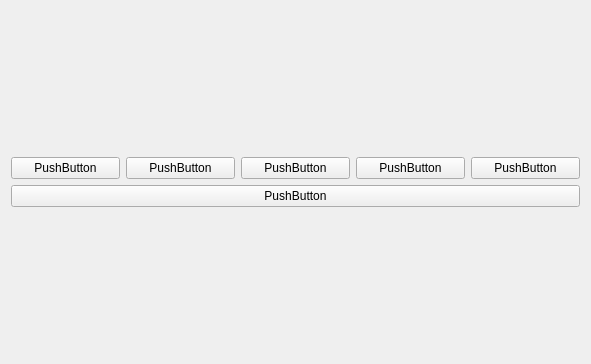
<?xml version="1.0" encoding="UTF-8"?>
<ui version="4.0">
 <class>battleField</class>
 <widget class="QWidget" name="battleField">
  <property name="geometry">
   <rect>
    <x>0</x>
    <y>0</y>
    <width>591</width>
    <height>364</height>
   </rect>
  </property>
  <property name="windowTitle">
   <string>Form</string>
  </property>
  <layout class="QGridLayout" name="gridLayout">
   <item row="1" column="0">
    <layout class="QVBoxLayout" name="verticalLayout">
     <item>
      <layout class="QHBoxLayout" name="horizontalLayout">
       <item>
        <widget class="QPushButton" name="pushButton_5">
         <property name="text">
          <string>PushButton</string>
         </property>
        </widget>
       </item>
       <item>
        <widget class="QPushButton" name="pushButton">
         <property name="text">
          <string>PushButton</string>
         </property>
        </widget>
       </item>
       <item>
        <widget class="QPushButton" name="pushButton_4">
         <property name="text">
          <string>PushButton</string>
         </property>
        </widget>
       </item>
       <item>
        <widget class="QPushButton" name="pushButton_3">
         <property name="text">
          <string>PushButton</string>
         </property>
        </widget>
       </item>
       <item>
        <widget class="QPushButton" name="pushButton_2">
         <property name="text">
          <string>PushButton</string>
         </property>
        </widget>
       </item>
      </layout>
     </item>
     <item>
      <widget class="QPushButton" name="pushButton_6">
       <property name="text">
        <string>PushButton</string>
       </property>
      </widget>
     </item>
    </layout>
   </item>
   <item row="2" column="0">
    <layout class="QHBoxLayout" name="horizontalLayout_2"/>
   </item>
  </layout>
 </widget>
 <resources/>
 <connections/>
</ui>
